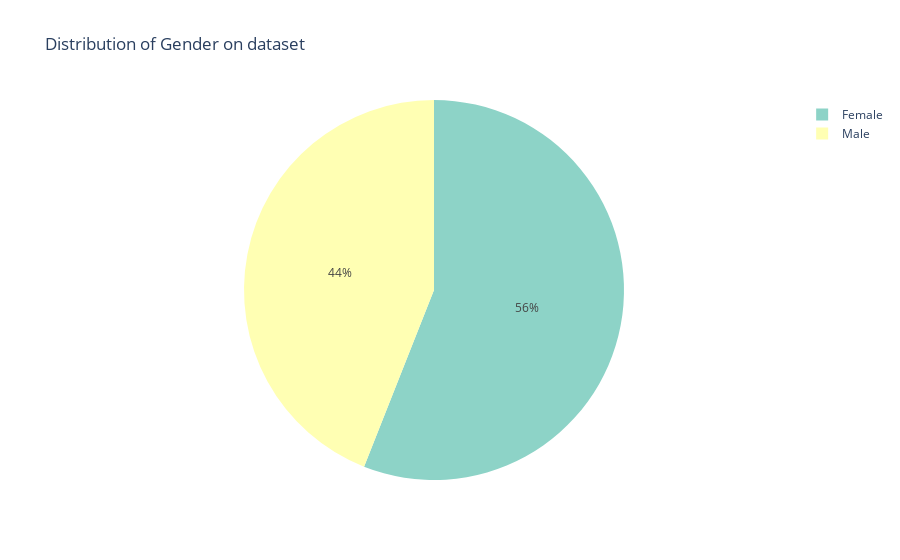

Notebook code cell kept with this figure:
### Code cell
z = df.groupby(['Gender']).size().reset_index(name='count')
pieChart = px.pie(z, values='count', names='Gender', 
                  title='Distribution of Gender on dataset',
                  color_discrete_sequence=px.colors.qualitative.Set3)
pieChart.show()

### Figure 1 — Plotly figure (JSON) as saved in the notebook; plotly's stock layout.template omitted (floating-point values rounded to 4 significant figures)
{"data": [{"domain": {"x": [0, 1], "y": [0, 1]}, "hovertemplate": "Gender=%{label}<br>count=%{value}<extra></extra>", "labels": ["Female", "Male"], "legendgroup": "", "name": "", "showlegend": true, "type": "pie", "values": [112, 88]}], "layout": {"legend": {"tracegroupgap": 0}, "piecolorway": ["rgb(141,211,199)", "rgb(255,255,179)", "rgb(190,186,218)", "rgb(251,128,114)", "rgb(128,177,211)", "rgb(253,180,98)", "rgb(179,222,105)", "rgb(252,205,229)", "rgb(217,217,217)", "rgb(188,128,189)", "rgb(204,235,197)", "rgb(255,237,111)"], "title": {"text": "Distribution of Gender on dataset"}}}
